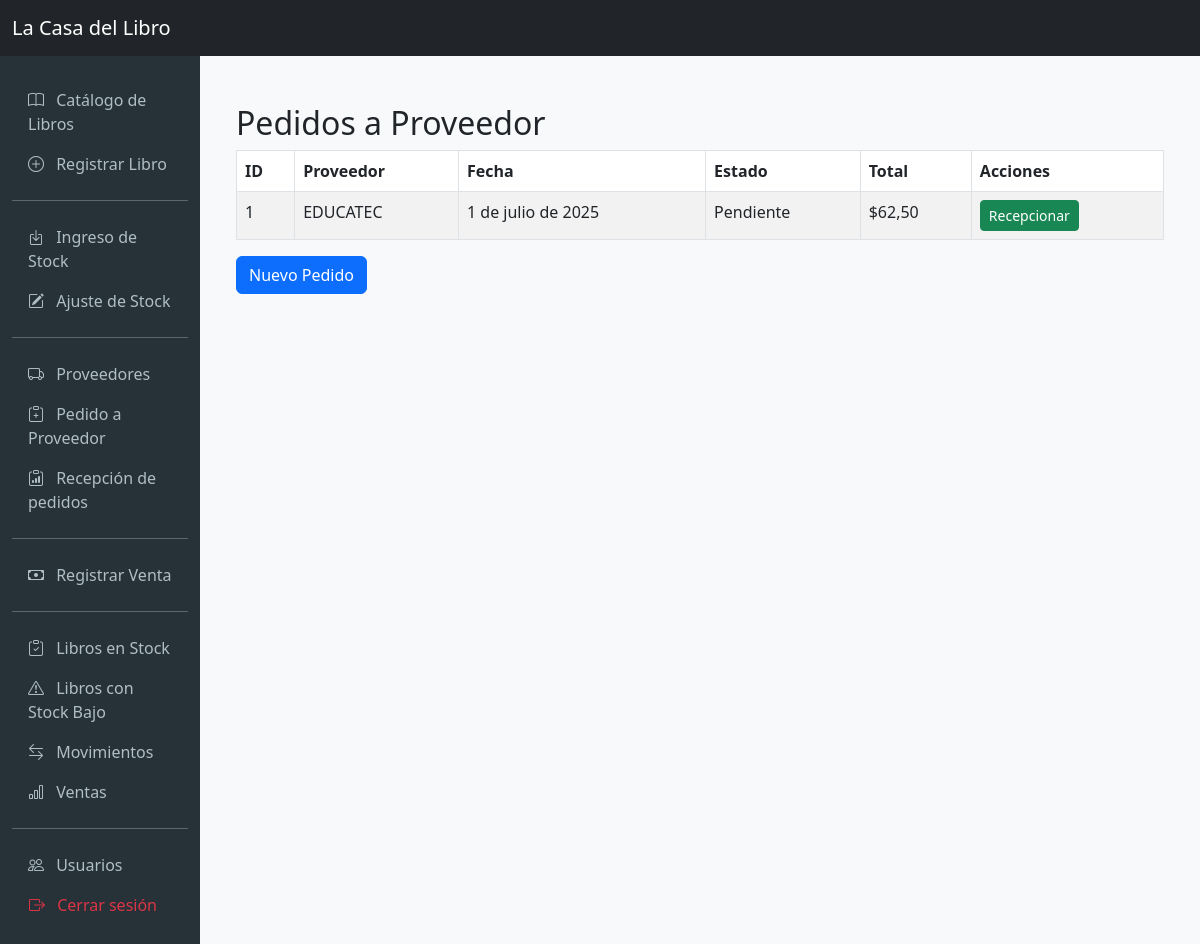
The page /pedidos/ (signed in) on the database its author committed.
### pedidos/models.py (models this page shows, shortened)
class PedidoProveedor(models.Model):
    ESTADO_CHOICES = [
        ('Pendiente', 'Pendiente'),
        ('Enviado', 'Enviado'),
        ('Recibido Parcial', 'Recibido Parcial'),
        ('Completado', 'Completado'),
        ('Cancelado', 'Cancelado'),
    ]
    proveedor = models.ForeignKey(Proveedor, on_delete=models.PROTECT, related_name='pedidos')
    fecha_pedido = models.DateField(auto_now_add=True)
    estado_pedido = models.CharField(max_length=50, choices=ESTADO_CHOICES, default='Pendiente')
    total_pedido = models.DecimalField(max_digits=10, decimal_places=2, default=0.00)

### proveedores/models.py (models this page shows)
class Proveedor(models.Model):
    nombre_proveedor = models.CharField(max_length=255, unique=True)
    contacto_principal = models.CharField(max_length=255, blank=True, null=True)
    telefono = models.CharField(max_length=50, blank=True, null=True)
    email = models.EmailField(blank=True, null=True)
    def __str__(self):
        return self.nombre_proveedor

### pedidos/views.py (the view)
# urls.py: path('', PedidoProveedorListView.as_view(), name='pedido_list'),
class PedidoProveedorListView(LoginRequiredMixin, PermissionRequiredMixin, ListView):
    model = PedidoProveedor
    template_name = 'pedidos/pedido_list.html'
    context_object_name = 'pedidos'
    permission_required = 'pedidos.view_pedidoproveedor'
    queryset = PedidoProveedor.objects.all().order_by('-fecha_pedido')

### pedidos/templates/pedidos/pedido_list.html
{% extends 'base.html' %}
{% block content %}
<div class="container mt-4">
    <h2>Pedidos a Proveedor</h2>
    <table class="table table-bordered table-striped">
        <thead>
            <tr>
                <th>ID</th>
                <th>Proveedor</th>
                <th>Fecha</th>
                <th>Estado</th>
                <th>Total</th>
                <th>Acciones</th>
            </tr>
        </thead>
        <tbody>
            {% for pedido in pedidos %}
            <tr>
                <td>{{ pedido.id }}</td>
                <td>{{ pedido.proveedor }}</td>
                <td>{{ pedido.fecha_pedido }}</td>
                <td>{{ pedido.estado_pedido }}</td>
                <td>${{ pedido.total_pedido }}</td>
                <td>
                    {% if pedido.estado_pedido == 'Pendiente' %}
                        <a href="{% url 'pedido_recepcion' pedido.id %}" class="btn btn-sm btn-success">Recepcionar</a>
                    {% else %}
                        <span class="text-muted">No disponible</span>
                    {% endif %}
                </td>
            </tr>
            {% empty %}
            <tr><td colspan="6">No hay pedidos registrados.</td></tr>
            {% endfor %}
        </tbody>
    </table>
    <a href="{% url 'pedido_create' %}" class="btn btn-primary">Nuevo Pedido</a>
</div>
{% endblock %}

### templates/base.html (style rules this page uses)
body { background-color: #f8f9fa; }

### rows shown on the page
PedidoProveedor: id "1", proveedor "EDUCATEC", fecha_pedido "1 de julio de 2025", estado_pedido "Pendiente", total_pedido "62,50", shows "Recepcionar"
